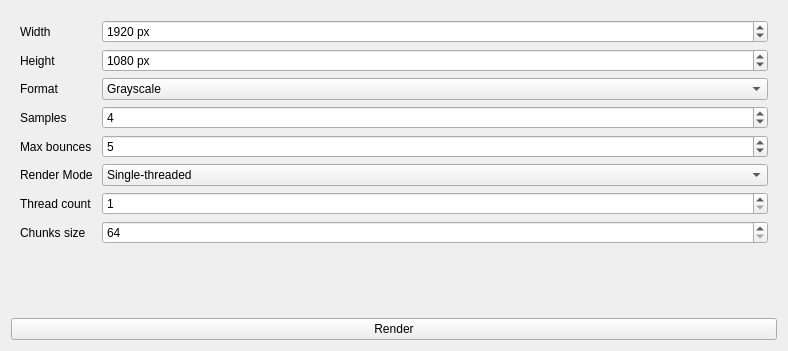
<?xml version="1.0" encoding="UTF-8"?>
<ui version="4.0">
 <class>RenderSettingsWidget</class>
 <widget class="QWidget" name="RenderSettingsWidget">
  <property name="geometry">
   <rect>
    <x>0</x>
    <y>0</y>
    <width>788</width>
    <height>351</height>
   </rect>
  </property>
  <property name="windowTitle">
   <string>Form</string>
  </property>
  <layout class="QVBoxLayout" name="verticalLayout">
   <item>
    <widget class="QWidget" name="widget" native="true">
     <layout class="QFormLayout" name="formLayout">
      <item row="0" column="0">
       <widget class="QLabel" name="widthLabel">
        <property name="text">
         <string>Width</string>
        </property>
       </widget>
      </item>
      <item row="0" column="1">
       <widget class="QSpinBox" name="widthSpinBox">
        <property name="suffix">
         <string> px</string>
        </property>
        <property name="minimum">
         <number>1</number>
        </property>
        <property name="maximum">
         <number>8192</number>
        </property>
        <property name="singleStep">
         <number>360</number>
        </property>
        <property name="value">
         <number>1920</number>
        </property>
       </widget>
      </item>
      <item row="1" column="0">
       <widget class="QLabel" name="heightLabel">
        <property name="text">
         <string>Height </string>
        </property>
       </widget>
      </item>
      <item row="1" column="1">
       <widget class="QSpinBox" name="heightSpinBox">
        <property name="suffix">
         <string> px</string>
        </property>
        <property name="minimum">
         <number>1</number>
        </property>
        <property name="maximum">
         <number>8192</number>
        </property>
        <property name="singleStep">
         <number>360</number>
        </property>
        <property name="value">
         <number>1080</number>
        </property>
       </widget>
      </item>
      <item row="2" column="0">
       <widget class="QLabel" name="formatLabel">
        <property name="text">
         <string>Format</string>
        </property>
       </widget>
      </item>
      <item row="2" column="1">
       <widget class="QComboBox" name="formatComboBox">
        <property name="currentText">
         <string>Grayscale</string>
        </property>
        <item>
         <property name="text">
          <string>Grayscale</string>
         </property>
        </item>
        <item>
         <property name="text">
          <string>RGB</string>
         </property>
        </item>
        <item>
         <property name="text">
          <string>RGBA</string>
         </property>
        </item>
       </widget>
      </item>
      <item row="3" column="0">
       <widget class="QLabel" name="samplesLabel">
        <property name="text">
         <string>Samples</string>
        </property>
       </widget>
      </item>
      <item row="3" column="1">
       <widget class="SquareSpinBox" name="samplesSpinBox">
        <property name="minimum">
         <number>1</number>
        </property>
        <property name="maximum">
         <number>20000</number>
        </property>
        <property name="value">
         <number>4</number>
        </property>
       </widget>
      </item>
      <item row="4" column="0">
       <widget class="QLabel" name="maxBouncesLabel">
        <property name="text">
         <string>Max bounces</string>
        </property>
       </widget>
      </item>
      <item row="4" column="1">
       <widget class="QSpinBox" name="maxBouncesSpinBox">
        <property name="minimum">
         <number>0</number>
        </property>
        <property name="maximum">
         <number>100</number>
        </property>
        <property name="value">
         <number>5</number>
        </property>
       </widget>
      </item>
      <item row="5" column="0">
       <widget class="QLabel" name="renderModeLabel">
        <property name="text">
         <string>Render Mode </string>
        </property>
       </widget>
      </item>
      <item row="5" column="1">
       <widget class="QComboBox" name="renderModeComboBox">
        <item>
         <property name="text">
          <string>Single-threaded</string>
         </property>
        </item>
        <item>
         <property name="text">
          <string>Multi-threaded CPU</string>
         </property>
        </item>
       </widget>
      </item>
      <item row="6" column="0">
       <widget class="QLabel" name="threadCountLabel">
        <property name="text">
         <string>Thread count</string>
        </property>
       </widget>
      </item>
      <item row="6" column="1">
       <widget class="QSpinBox" name="threadCountSpinBox">
        <property name="minimum">
         <number>1</number>
        </property>
       </widget>
      </item>
      <item row="7" column="0">
       <widget class="QLabel" name="chunksSizeLabel">
        <property name="text">
         <string>Chunks size</string>
        </property>
       </widget>
      </item>
      <item row="7" column="1">
       <widget class="QSpinBox" name="chunksSizeSpinBox">
        <property name="minimum">
         <number>64</number>
        </property>
        <property name="maximum">
         <number>1024</number>
        </property>
        <property name="singleStep">
         <number>64</number>
        </property>
       </widget>
      </item>
     </layout>
    </widget>
   </item>
   <item>
    <widget class="QPushButton" name="renderButton">
     <property name="text">
      <string>Render</string>
     </property>
    </widget>
   </item>
  </layout>
 </widget>
 <customwidgets>
  <customwidget>
   <class>SquareSpinBox</class>
   <extends>QSpinBox</extends>
   <header>SquareSpinBox.hpp</header>
  </customwidget>
 </customwidgets>
 <resources/>
 <connections/>
</ui>
